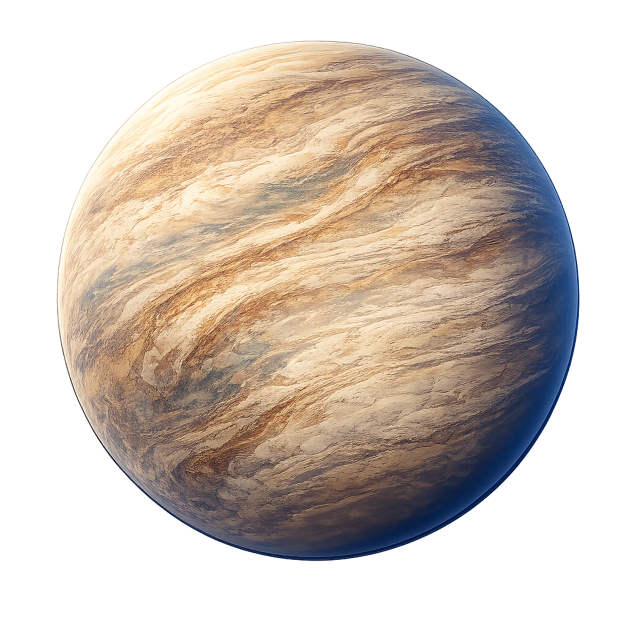
#> input picture docs/design/assets/planets/selected/planet-about-overview.webp, 1254 x 1254 px (shown at 1/2 size); its folder holds 4 pictures in this run
$ python derive-variants.py
#> lines starting #> are read from the running program, lines starting #| are printed output that depends on the picture
from __future__ import annotations

from pathlib import Path

from PIL import Image


ROOT = Path(__file__).resolve().parent
SELECTED = ROOT / "selected"

# Focus crops expose each planet's primary identity while staying on the same master.
FOCUS_CROPS = {
    "about": (60, 210, 1180, 1050),
    "blog": (40, 160, 1160, 1000),
    "feed": (70, 210, 1190, 1050),
    "learn": (40, 180, 1160, 1020),
    "projects": (50, 130, 1170, 970),
}


def save_webp(image: Image.Image, destination: Path, quality: int) -> None:
    image.save(
        destination,
        format="WEBP",
        quality=quality,
        method=6,
        exact=True,
    )


def main() -> None:
    for planet, crop_box in FOCUS_CROPS.items():
        overview_path = SELECTED / f"planet-{planet}-overview.webp"
        if not overview_path.exists():
            raise FileNotFoundError(overview_path)

        with Image.open(overview_path) as source:
#> source is the input picture: PIL image 1254x1254 RGBA; mean R, G, B, A 93.3, 81.6, 71.9, 138.7
            overview = source.convert("RGBA")
            if overview.size != (1254, 1254):
                raise ValueError(f"Unexpected {planet} overview size: {overview.size}")

            focus = overview.crop(crop_box)
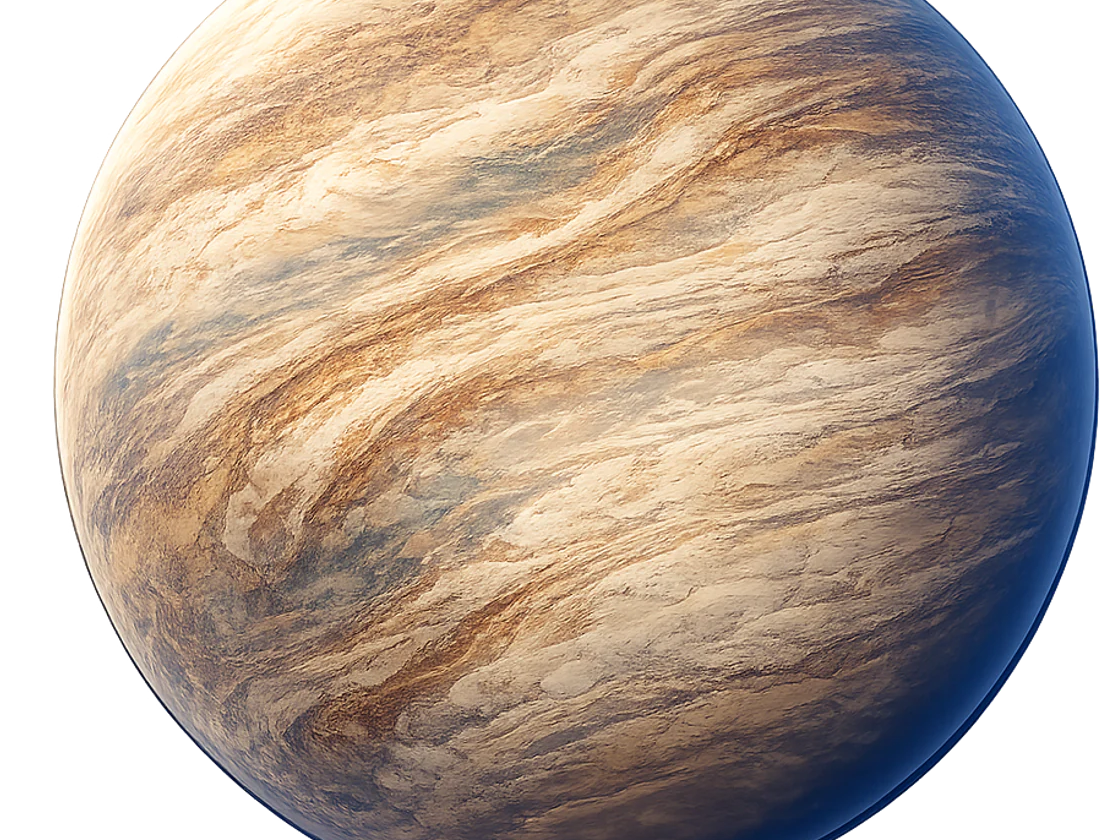
#> focus: PIL image 1120x840 RGBA; mean R, G, B, A 139.9, 121.8, 106.4, 208; transparent parts drawn white
            if focus.size != (1120, 840):
                raise ValueError(f"Unexpected {planet} focus size: {focus.size}")

            mobile = overview.resize((640, 640), Image.Resampling.LANCZOS)
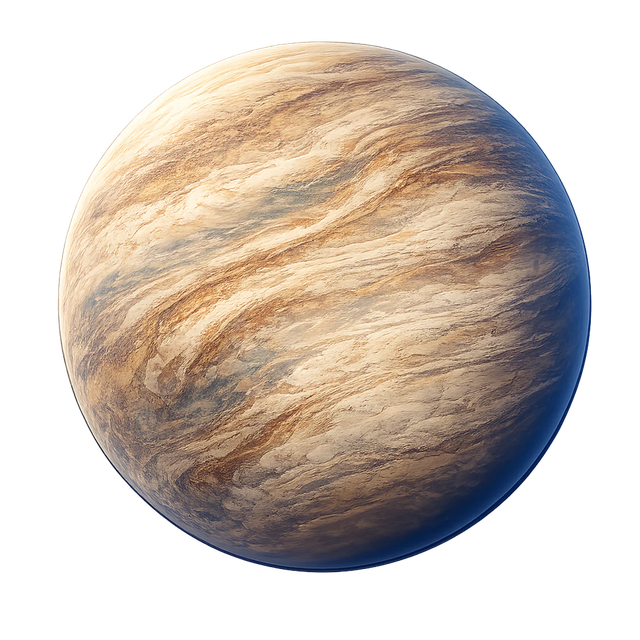
#> mobile: PIL image 640x640 RGBA; mean R, G, B, A 92.5, 80.9, 71.3, 138.7; transparent parts drawn white

            save_webp(focus, SELECTED / f"planet-{planet}-focus.webp", quality=90)
            save_webp(mobile, SELECTED / f"planet-{planet}-mobile.webp", quality=84)

            print(
                f"{planet}: overview={overview.size}, focus={focus.size}, "
                f"mobile={mobile.size}, crop={crop_box}"
            )
#| about: overview=(1254, 1254), focus=(1120, 840), mobile=(640, 640), crop=(60, 210, 1180, 1050)
#> pass 2 of the loop in main, `for planet, crop_box in FOCUS_CROPS.items():`:
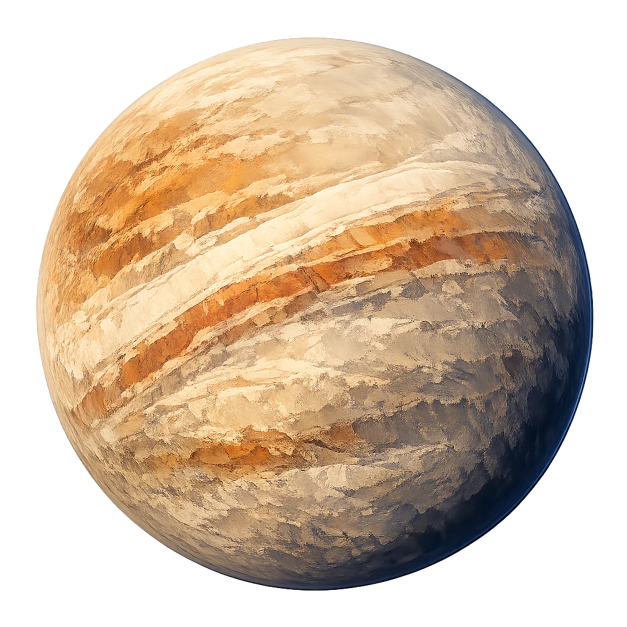
#> input picture docs/design/assets/planets/selected/planet-blog-overview.webp, 1254 x 1254 px (shown at 1/2 size)
#> in main, source is the input picture: PIL image 1254x1254 RGBA; mean R, G, B, A 114.9, 94.4, 72.8, 156.7
#> in main, `focus = overview.crop(crop_box)`:
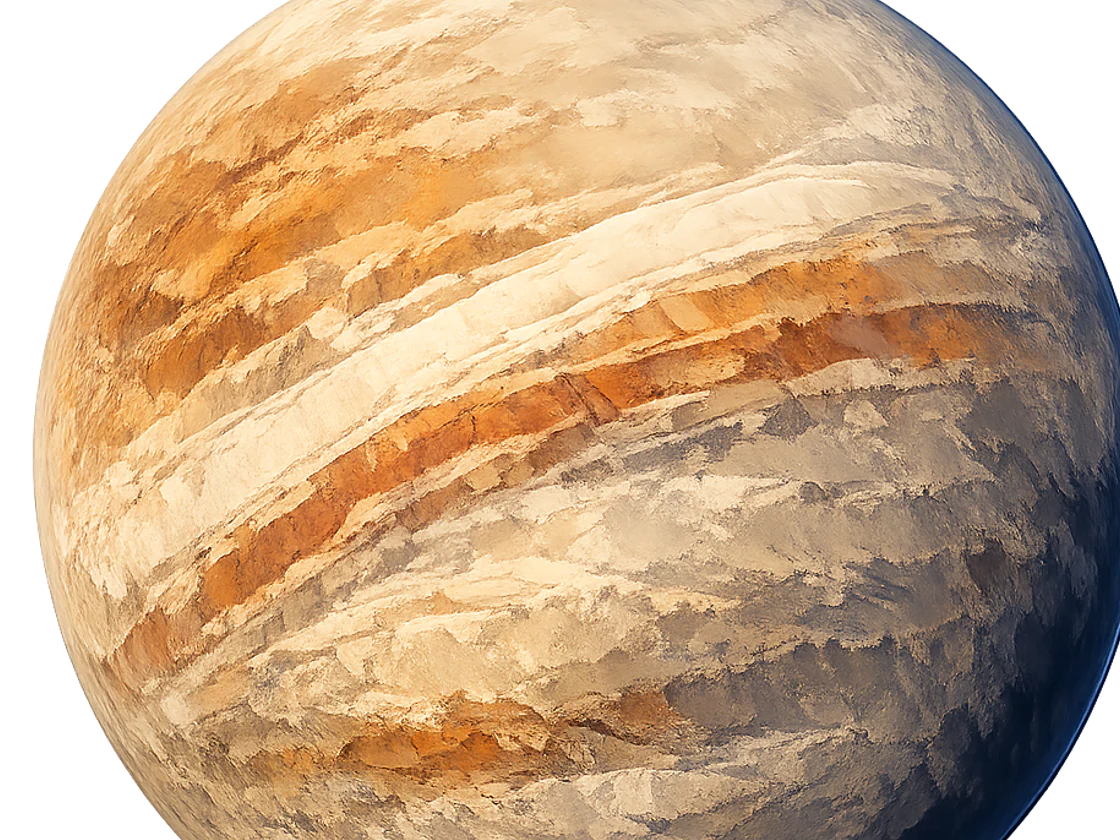
#> focus: PIL image 1120x840 RGBA; mean R, G, B, A 170.3, 138.3, 104.1, 223.2; transparent parts drawn white
#> in main, `mobile = overview.resize((640, 640), Image.Resampling.LANCZOS)`:
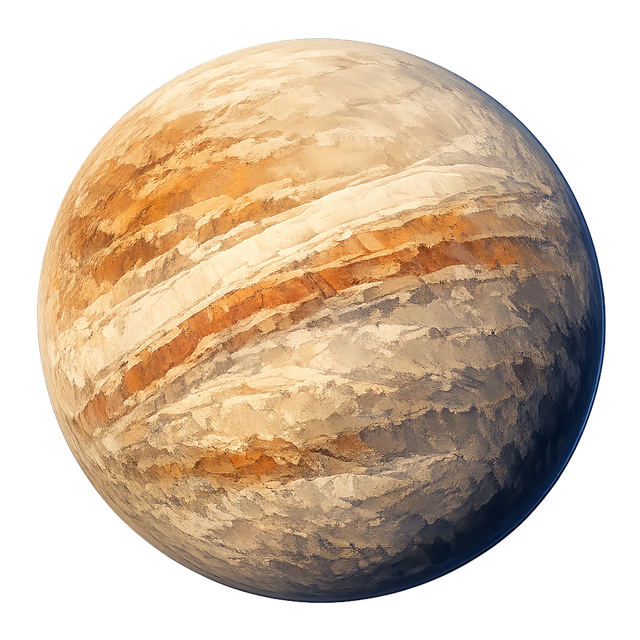
#> mobile: PIL image 640x640 RGBA; mean R, G, B, A 114.2, 93.7, 72.1, 156.7; transparent parts drawn white


if __name__ == "__main__":
#> (the run stopped early here; a loop or call above may not have finished)
